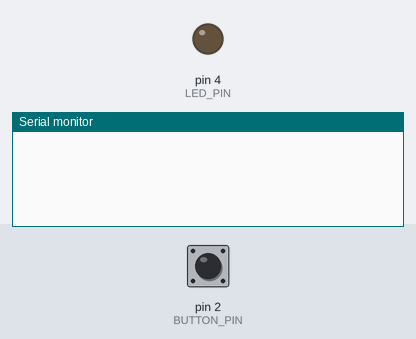
Bench run of a sketch on a simulated Arduino Uno, built with avr-gcc and run on an emulated ATmega328P. Shown: output pins drawn as LEDs (lit = HIGH), the last lines printed to the serial monitor. The inputs (shaded band) are chosen by the test bench; at power-on: pin 2 (BUTTON_PIN) LOW.

Above: at 0.8 s.
0.9 s: pin 2 (BUTTON_PIN) pulled HIGH for 0.15 s
At 1.13 s:
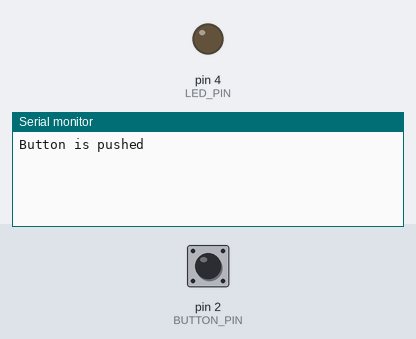
At 1.9 s:
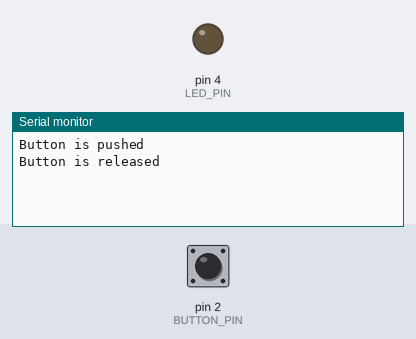

Measured:
- after the input at 0.9 s, the serial monitor: prints a new line at once (image 1)

The sketch:

main.ino
```cpp
#define F_CPU 16000000UL
#include <avr/io.h>
#include <util/delay.h>
#include "uart.h"
#include "input.h"

int main(void) {
    Input_Init();      /*Initialize Button and LED pins*/
    Uart_Init();      /*Iitialize UART*/
    unsigned char old_button = 0;     /*First button state is LOW*/
    char word[10];     /*To store typed characters*/
    unsigned char i = 0;

    while (1) {
        unsigned char new_button = Button_State();

        if (new_button != old_button) {     /*Check if the button state changed*/
            if (new_button == 1) {       /*Check if button's current state is HIGH*/
                Uart_SendString("Button is pushed\n", 17);
            } else {
                _delay_ms(200);
                Uart_SendString("Button is released\n", 19);
            }
            old_button = new_button;    /*Updates button's state*/
        }

        if (Uart_IsDataAvailable()) {
            char f = Uart_ReadData();
            if (f == '\n' || f == '\r') {
                word[i] = '\0';           /*End the word when enter is pressed*/
                if (strcmp(word, "LED on") == 0)  LED_On(); /*if word = "LED on", LED turns on*/
                if (strcmp(word, "LED off") == 0) LED_Off(); /*if word = "LED off", LED turns off*/
                i = 0;            /* Reset for next word */
            }
            else {
                word[i++] = f;      /*Add the next letter to "word"*/
            }
        }
    }
    return 0;
}
```

input.h
```cpp
#define INPUT_H_
#define BUTTON_PIN PD2   /* Push button connected to Pin 2*/
#define LED_PIN    PD4   /* LED connected to Pin 4*/

void Input_Init(void);
unsigned char Button_State(void);
void LED_On(void);
void LED_Off(void);
```

input.ino
```cpp
#include <avr/io.h>
#include "input.h"

void Input_Init(void) {
    DDRD &= ~(1 << BUTTON_PIN);     /*Set BUTTON_PIN as Input*/
    DDRD |= (1 << LED_PIN);     /*Set LED_PIN as Output*/
    PORTD &= ~(1 << LED_PIN);     /*LED's initial state is LOW*/
}

unsigned char Button_State(void) {
    return ((PIND & (1 << BUTTON_PIN)) != 0);    /*Read BUTTON_PIN state*/
}

void LED_On(void) {
    PORTD |= (1 << LED_PIN);    /* Set LED_PIN HIGH*/
}

void LED_Off(void) {
    PORTD &= ~(1 << LED_PIN);     /*Set LED_PIN LOW*/
}
```

uart.h
```cpp
#define UART_H_

void Uart_Init(void);
void Uart_SetBaudRate(unsigned short BaudRate);
void Uart_SendChar(unsigned char DataByte);
unsigned char Uart_IsDataAvailable(void);
unsigned char Uart_ReadData(void);
void Uart_SendString(char DataString[], unsigned char Size);
```

uart.ino
```cpp
#define F_CPU 16000000UL
#include <avr/io.h>
#include "uart.h"

void Uart_SetBaudRate(unsigned short BaudRate) {
    unsigned short UBRR = ((F_CPU / 16UL) / BaudRate) - 1;   /*Baud Rate Calculation*/
    UBRR0L = (unsigned char)(UBRR & 0xFF);      /* UBRR0L holds the 8 least significant bits [7:0] */
    UBRR0H = (unsigned char)((UBRR >> 8) & 0x0F);     /* UBRR0H holds the 4 most significant bits [11:8] */
}

void Uart_Init(void) {
    UCSR0B = (1 << RXEN0) | (1 << TXEN0);    /*Activating Receiver and Transmitter in UCSR0B*/
    UCSR0C = (1 << UCSZ01) | (1 << UCSZ00);    /*Set character size to 8 bit*/
    Uart_SetBaudRate(9600);     /*Set Baud Rate to 9600*/
}

void Uart_SendChar(unsigned char DataByte) {
    while (!(UCSR0A & (1 << UDRE0)));    /*Wait until UDRE0 bit in UCSR0A is 1*/
    UDR0 = DataByte;     /*Write byte to UDR0 to transmit*/
}

unsigned char Uart_IsDataAvailable(void) {
    return (UCSR0A & (1 << RXC0));     /*Returns the unread data in the receiver buffer*/
}

unsigned char Uart_ReadData(void) {
    while (!Uart_IsDataAvailable());    /*Wait until data is available*/
    return UDR0;         /*return UDR0 contents*/
}

void Uart_SendString(char DataString[], unsigned char Size) {
    unsigned char i;
    for (i = 0; i < Size; i++) {   /*As long as i is less than Size (the full word), it will add the next letter*/
        Uart_SendChar(DataString[i]);
    }
}
```
